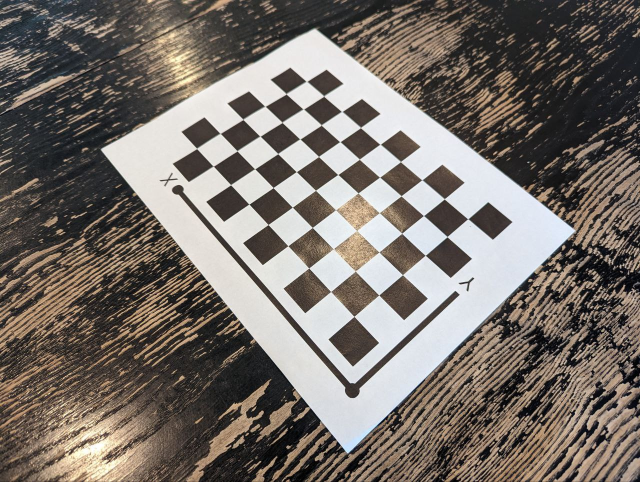
#> input picture checkerboard_imgs/photo_2023-04-30_15-37-53.jpg, 1280 x 964 px (shown at 1/2 size); its folder holds 4 pictures in this run
$ python camera_calibration.py
#> lines starting #> are read from the running program, lines starting #| are printed output that depends on the picture; after the words box and inside, x2 and y2 are one past the last pixel; in counts of white or black regions, pixels touching at a corner belong together
import cv2
import numpy as np
import glob
import os

square_size = 22.5  # mm
rows = 6
cols = 9

objp = np.zeros((rows * cols, 3), np.float32)
objp[:, :2] = np.mgrid[0:9, 0:6].T.reshape(-1, 2) * square_size

print(objp)
obj_points = []
img_points = []

images = glob.glob("checkerboard_imgs/*.jpg")

for idx, img_path in enumerate(images):
    img = cv2.imread(img_path)
#> img is the input picture: shape (964, 1280, 3); mean B, G, R 105.8, 112, 119.3
    gray = cv2.cvtColor(img, cv2.COLOR_BGR2GRAY)
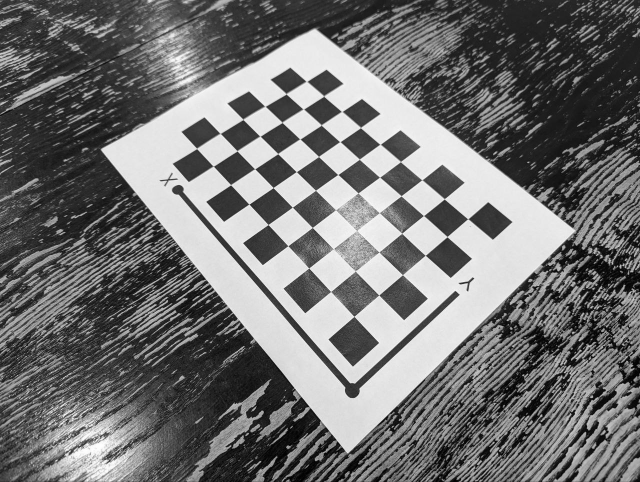
#> gray: shape (964, 1280) (shown at 1/2 size); min 0, max 255, mean 113.5

    # gray = cv2.resize(gray, (gray.shape[1] // 2, gray.shape[0] // 2))

    ret, corners = cv2.findChessboardCorners(gray, (cols, rows), None)
#> ret = False; corners = None

    if ret:
        obj_points.append(objp)
        img_points.append(corners)

        cv2.drawChessboardCorners(img, (cols, rows), corners, ret)

        save_path = os.path.join("checkerboard_imgs", f"corners_detected_{idx}.jpg")
        cv2.imwrite(save_path, img)
#> pass 2 of the loop `for idx, img_path in enumerate(images):`:
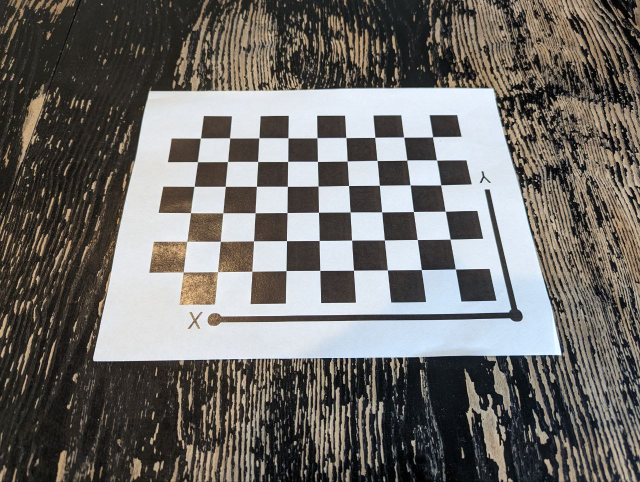
#> input picture checkerboard_imgs/photo_2023-04-30_15-38-00.jpg, 1280 x 964 px (shown at 1/2 size)
#> img is the input picture: shape (964, 1280, 3); mean B, G, R 104.9, 108.2, 110.8
#> `gray = cv2.cvtColor(img, cv2.COLOR_BGR2GRAY)`:
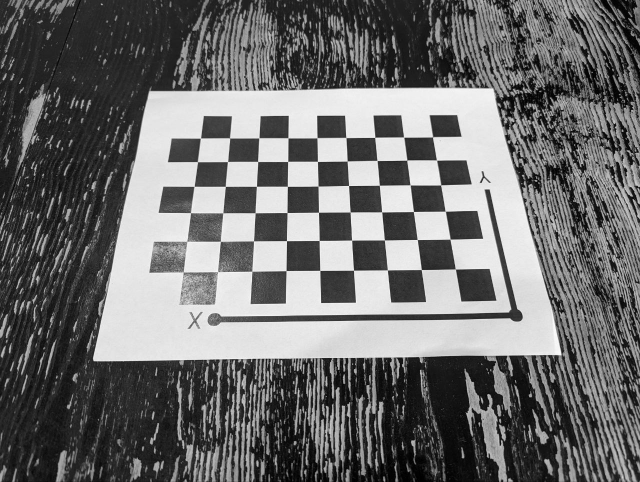
#> gray: shape (964, 1280) (shown at 1/2 size); min 0, max 255, mean 108.6
#> ret = True; corners = 54 rows, first 8: [911.2, 538.7], [843, 539.4], [775, 540.5], [707.6, 540.6], [640.3, 541.5], [572.6, 541.6], [504.4, 542.6], [435.8, 543.8]
#> `cv2.drawChessboardCorners(img, (cols, rows), corners, ret)`:
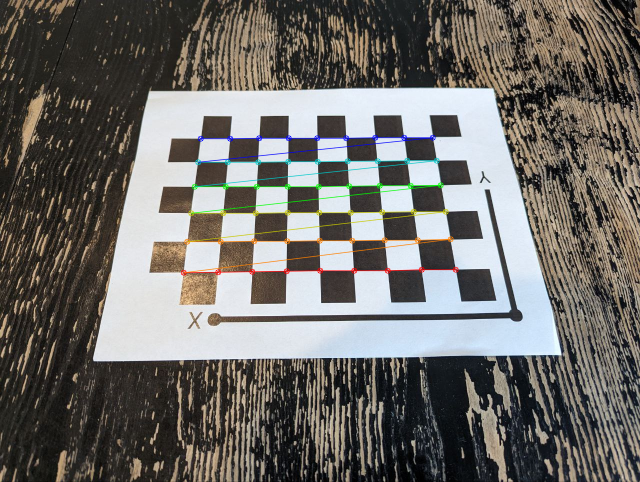
#> img: shape (964, 1280, 3) (shown at 1/2 size); 1.68% of pixels changed, all inside (x1, y1, x2, y2) = (361, 269, 918, 552)
#> pass 3 of the loop `for idx, img_path in enumerate(images):`:
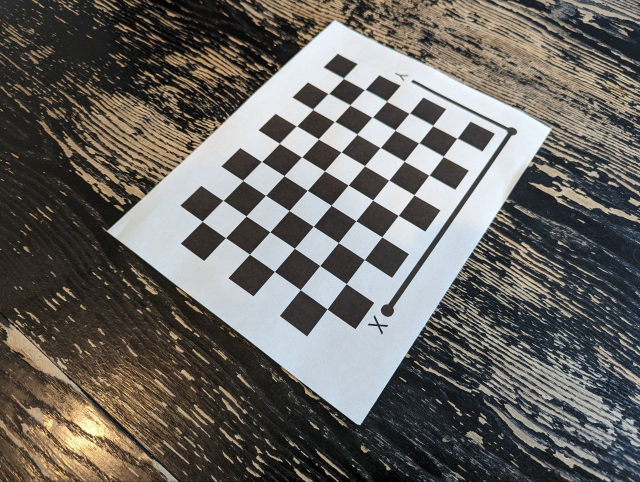
#> input picture checkerboard_imgs/photo_2023-04-30_15-38-04.jpg, 1280 x 964 px (shown at 1/2 size)
#> img is the input picture: shape (964, 1280, 3); mean B, G, R 98.1, 102.3, 105.1
#> `gray = cv2.cvtColor(img, cv2.COLOR_BGR2GRAY)`:
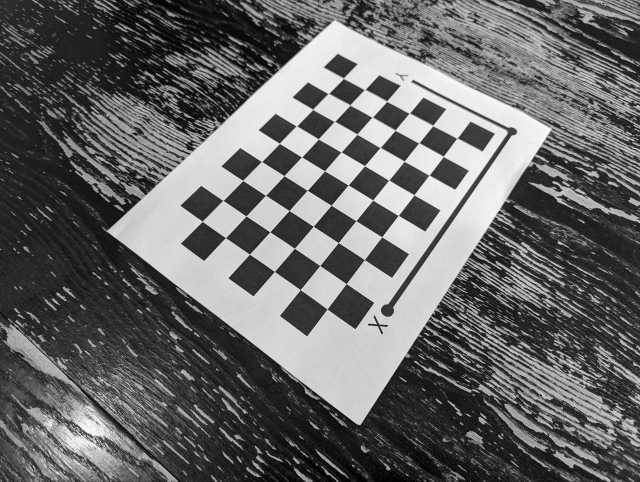
#> gray: shape (964, 1280) (shown at 1/2 size); min 0, max 255, mean 102.7
#> corners = 54 rows, first 8: [913.5, 277.4], [886.8, 313.5], [857.7, 351.2], [828.3, 390.1], [796.7, 431.3], [763.7, 474.1], [729.2, 519.7], [692.9, 567.6]
#> `cv2.drawChessboardCorners(img, (cols, rows), corners, ret)`:
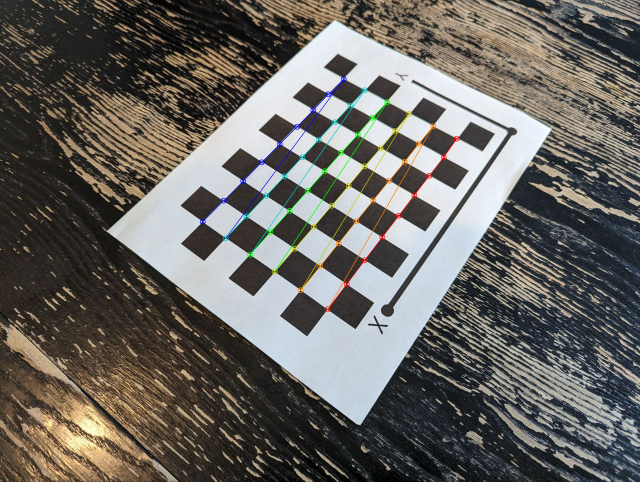
#> img: shape (964, 1280, 3) (shown at 1/2 size); 1.24% of pixels changed, all inside (x1, y1, x2, y2) = (399, 152, 920, 625)
#> the loop made 4 passes; the first 3 are shown

ret, camera_matrix, dist_coeffs, rvecs, tvecs = cv2.calibrateCamera(obj_points, img_points, gray.shape[::-1], None, None)

print("Camera matrix:")
print(camera_matrix)

print("\nDistortion coefficients:")
print(dist_coeffs)
